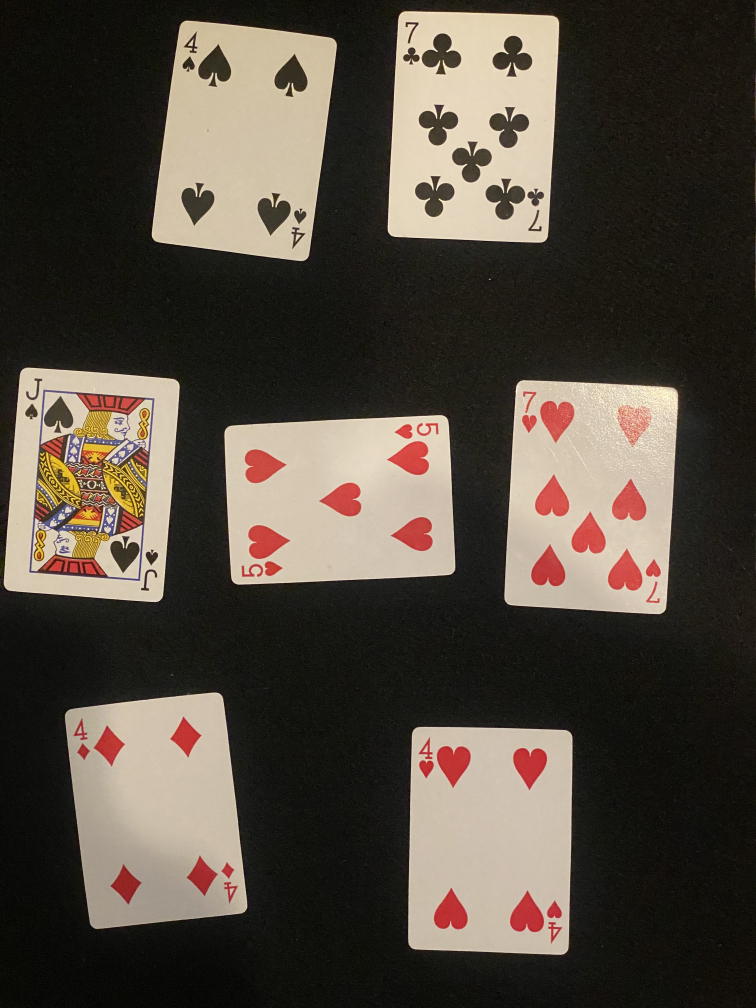
#> input picture extract_cards_from_image/IMG_6829.jpg, 3024 x 4032 px (shown at 1/4 size)
$ python extract_cards.py IMG_6829.jpg
#> lines starting #> are read from the running program, lines starting #| are printed output that depends on the picture; after the words box and inside, x2 and y2 are one past the last pixel; in counts of white or black regions, pixels touching at a corner belong together
import cv2
import argparse

def get_cards_from_image(filename):

#> called with filename = 'IMG_6829.jpg'
    image= cv2.imread(filename)
#> image is the input picture: shape (4032, 3024, 3); mean B, G, R 62.9, 73, 81.6

    #trial and error to obtain the best values
    edges= cv2.Canny(image, 180,280)
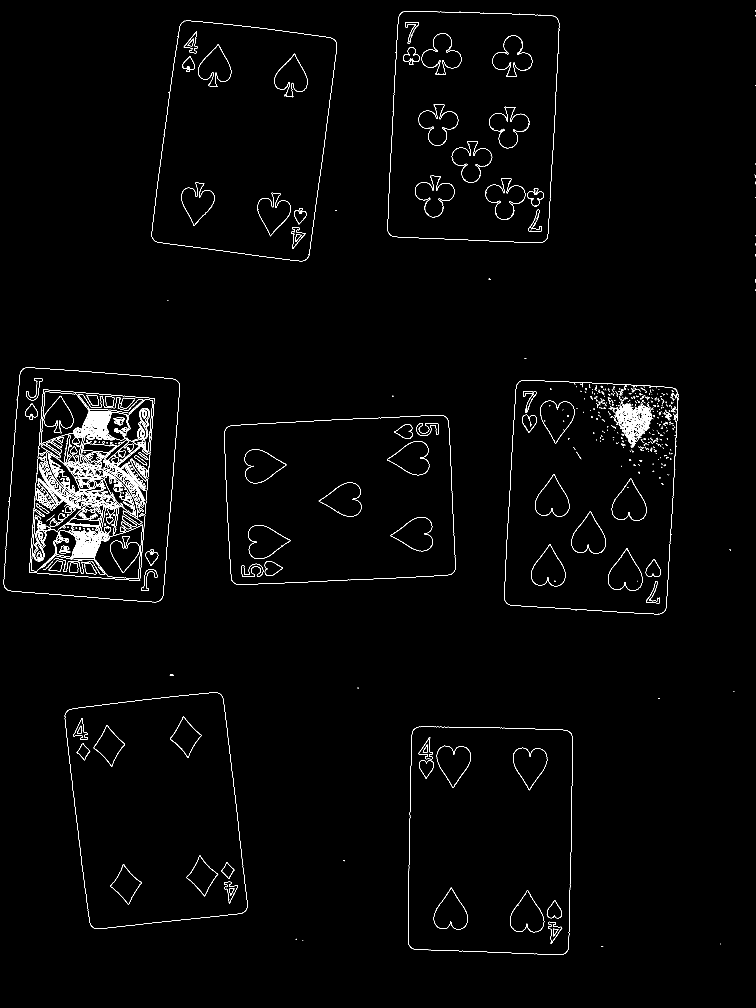
#> edges: shape (4032, 3024) (shown at 1/4 size); 0.91% white in thin lines or dots

    # saves the gray sacle image for debug
    cv2.imwrite('gray_image.jpg', edges)

    #find all the contours in the image
    contours, _ = cv2.findContours(edges.copy(), cv2.RETR_TREE, cv2.CHAIN_APPROX_SIMPLE)
#> contours = 1916 contours, 1384 with area under 20; largest, box (x1, y1, x2, y2) and area: (1550, 45, 2237, 971) 585328, (1550, 45, 2237, 971) 585278, (1632, 2907, 2291, 3820) 577322, (1632, 2907, 2291, 3820) 577266, (897, 1660, 1822, 2339) 576350

    #sort the contours using the enclosed area
    sorted_contours = sorted(contours, key=cv2.contourArea, reverse=False)
#> sorted_contours has the same summary as contours

    #sorted from the greatest contour, to the smallest
    sorted_contours.reverse()

    #gets the 13 (random guess value) biggest countours
    #TODO: make sure the contours have no overlaps or are inside each other
    num_contours_to_get = 13
    biggest_countours = sorted_contours[:num_contours_to_get]
#> biggest_countours = 13 contours; largest, box (x1, y1, x2, y2) and area: (1550, 45, 2237, 971) 585328, (1550, 45, 2237, 971) 585278, (1632, 2907, 2291, 3820) 577322, (1632, 2907, 2291, 3820) 577266, (897, 1660, 1822, 2339) 576350

    count = 0
    img_contour = image.copy()
    for contour in biggest_countours:

        filename = "card_" + str(count) + ".jpg"

        #gets the rectangle associated with the contour
        x_top_left,y_top_left,width,height= cv2.boundingRect(contour)

        print("Card coordinate:")
        print("x = {}, y = {}, width = {}, height = {}".format(x_top_left,y_top_left,width,height))

        #crops the cards from the image
        cropped_image = img_contour[y_top_left:y_top_left+height, x_top_left:x_top_left+width, :]

        print("Cropped card size width={} height={}".format(cropped_image.shape[0], cropped_image.shape[1]))

        #if the width is greater than the height, rotate 90 degs, so all the cards are up
        if cropped_image.shape[0] < cropped_image.shape[1]:
            print("Rotating image {} by 90 degrees".format(filename))
            cropped_image = cv2.rotate(cropped_image, cv2.cv2.ROTATE_90_CLOCKWISE)

        print("\n\n")

        cv2.imwrite(filename, cropped_image)
        count = count + 1
#> this loop made 13 passes
#> (filename, x_top_left, y_top_left, width, height) on passes 1 to 8: ('card_0.jpg', 1550, 45, 687, 926), ('card_1.jpg', 1550, 45, 687, 926), ('card_2.jpg', 1632, 2907, 659, 913), ('card_3.jpg', 1632, 2907, 659, 913), ('card_4.jpg', 897, 1660, 925, 679), ('card_5.jpg', 897, 1660, 925, 679), ('card_6.jpg', 14, 1469, 705, 940), ('card_7.jpg', 14, 1469, 705, 940)
#> (printed output is left out)
#> pass 1, in get_cards_from_image, `cropped_image = img_contour[y_top_left:y_top_left+height, x_top_left:x..`:
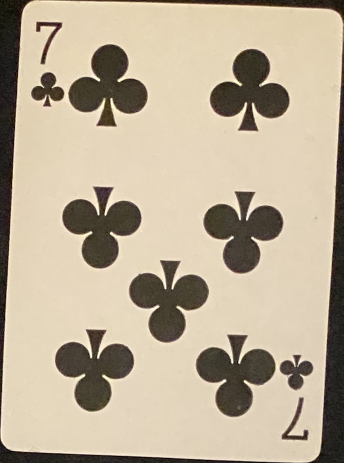
#> cropped_image: shape (926, 687, 3) (shown at 1/2 size); mean B, G, R 150.8, 173.3, 187.1
#> pass 3, in get_cards_from_image, `cropped_image = img_contour[y_top_left:y_top_left+height, x_top_left:x..`:
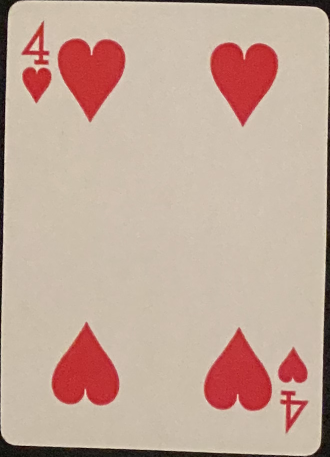
#> cropped_image: shape (913, 659, 3) (shown at 1/2 size); mean B, G, R 155, 169.5, 196.5
#> after the loop:
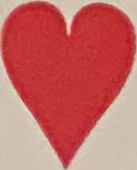
#> cropped_image: shape (170, 137, 3); mean B, G, R 100.3, 104.9, 197.8
#> after the loop, count = 13

    #saves an image with the contour in the cards, to debug
    img_rect = image.copy()
    for contour in biggest_countours:

        #gets the rectangle associated with the contour
        x_top_left,y_top_left,width,height = cv2.boundingRect(contour)

        cv2.rectangle(img_rect, (x_top_left,y_top_left), (x_top_left+width,y_top_left+height),  (0,255,0), 3)
#> this loop made 13 passes
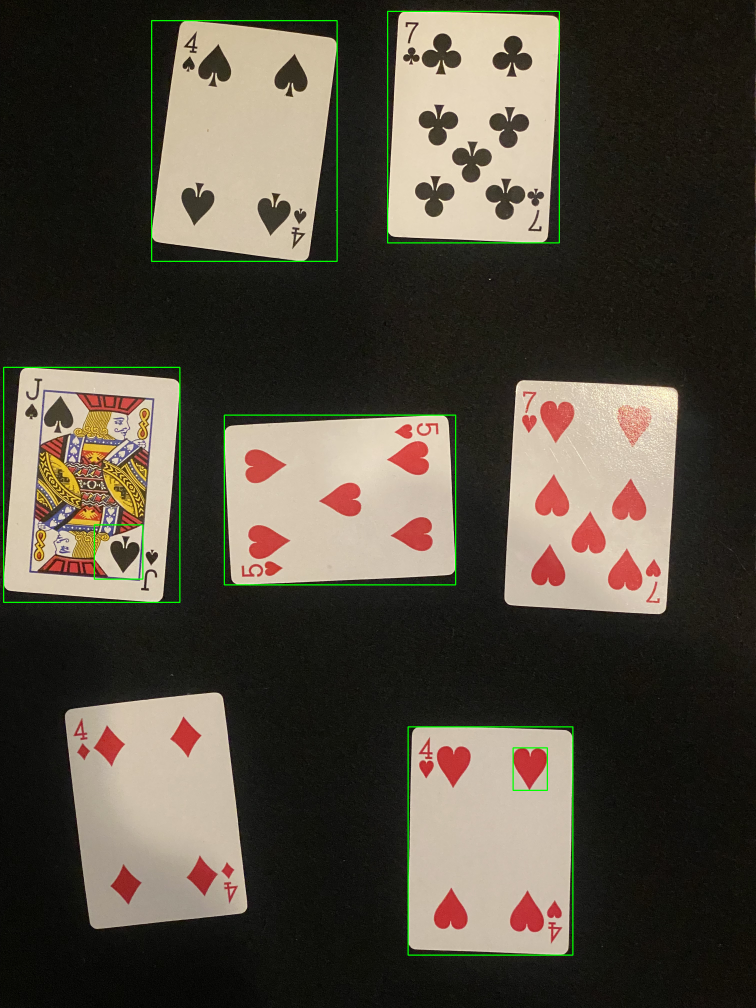
#> img_rect: shape (4032, 3024, 3) (shown at 1/4 size); mean B, G, R 62.6, 74.6, 81.2

    cv2.imwrite('with_rect.jpg', img_rect)


if __name__ == '__main__':

    parser = argparse.ArgumentParser(description='Card extractor')
    parser.add_argument('filename', help='original image to extract the cards from')

    args = parser.parse_args()

    get_cards_from_image(args.filename)

$ run again, on extract_cards_from_image/IMG_6833.jpg
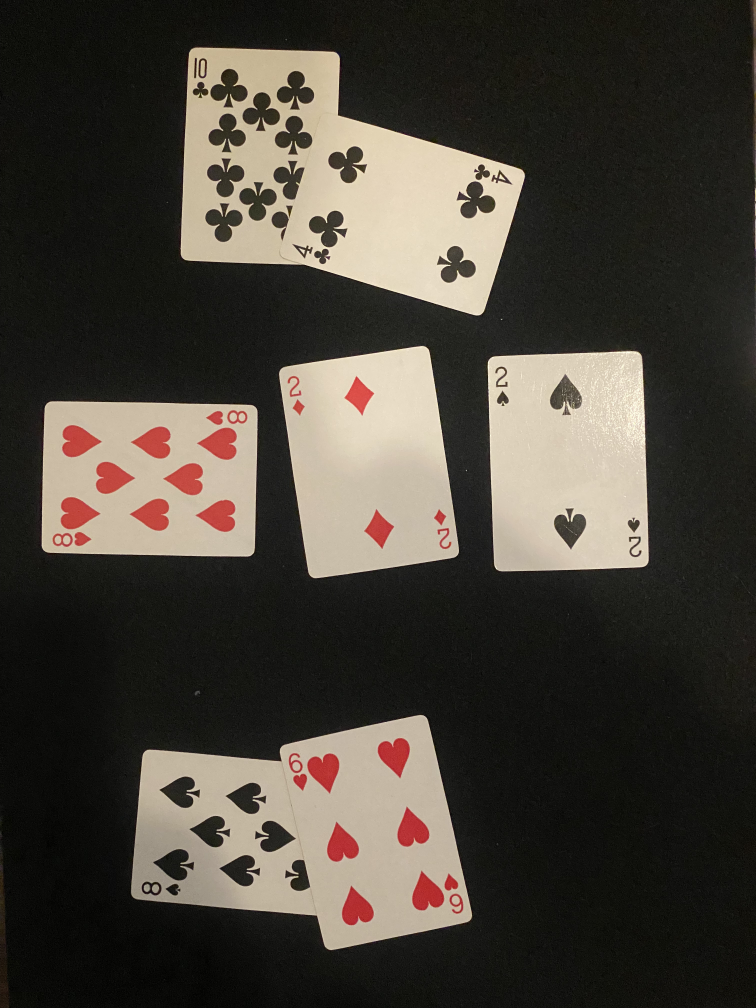
#> input picture extract_cards_from_image/IMG_6833.jpg, 3024 x 4032 px (shown at 1/4 size)
#> in get_cards_from_image, image is the input picture: shape (4032, 3024, 3); mean B, G, R 57.2, 65.5, 71.1
#> in get_cards_from_image, `edges= cv2.Canny(image, 180,280)`:
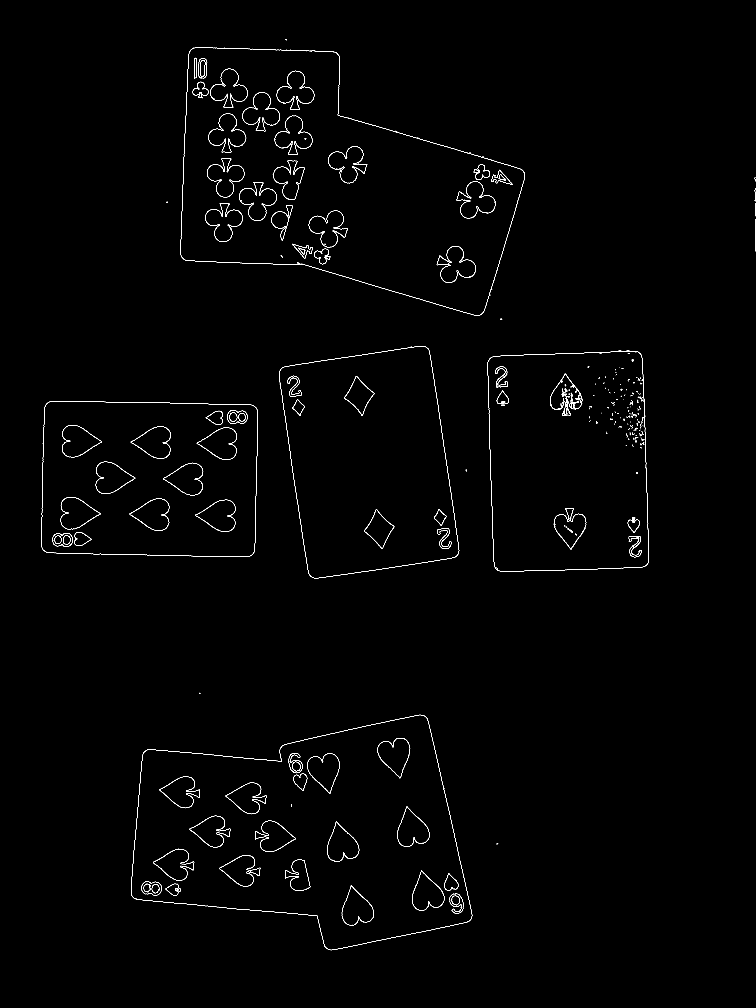
#> edges: shape (4032, 3024) (shown at 1/4 size); 0.46% white in thin lines or dots, all inside (x1, y1, x2, y2) = (166, 156, 3024, 3801)
#> contours = 541 contours, 411 with area under 20; largest, box (x1, y1, x2, y2) and area: (1950, 1402, 2595, 2286) 535976, (1950, 1404, 2595, 2286) 535907, (1116, 1384, 1837, 2314) 523974, (1116, 1384, 1837, 2314) 523924, (166, 1604, 1031, 2227) 519102
#> sorted_contours has the same summary as contours
#> biggest_countours = 13 contours; largest, box (x1, y1, x2, y2) and area: (1950, 1402, 2595, 2286) 535976, (1950, 1404, 2595, 2286) 535907, (1116, 1384, 1837, 2314) 523974, (1116, 1384, 1837, 2314) 523924, (166, 1604, 1031, 2227) 519102
#> the loop in get_cards_from_image, `for contour in biggest_countours: ` made 13 passes
#> (filename, x_top_left, y_top_left, width, height) on passes 1 to 8: ('card_0.jpg', 1950, 1402, 645, 884), ('card_1.jpg', 1950, 1404, 645, 882), ('card_2.jpg', 1116, 1384, 721, 930), ('card_3.jpg', 1116, 1384, 721, 930), ('card_4.jpg', 166, 1604, 865, 623), ('card_5.jpg', 166, 1604, 865, 623), ('card_6.jpg', 781, 1998, 162, 130), ('card_7.jpg', 383, 1846, 158, 130)
#> (printed output is left out)
#> after the loop in get_cards_from_image, `for contour in biggest_countours:`:
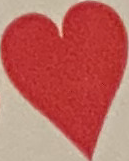
#> cropped_image: shape (161, 129, 3); mean B, G, R 94.8, 102.7, 188.3
#> after the loop in get_cards_from_image, `for contour in biggest_countours:`: count = 13
#> the loop in get_cards_from_image, `for contour in biggest_countours:` made 13 passes

$ run again, on extract_cards_from_image/IMG_6835.jpg
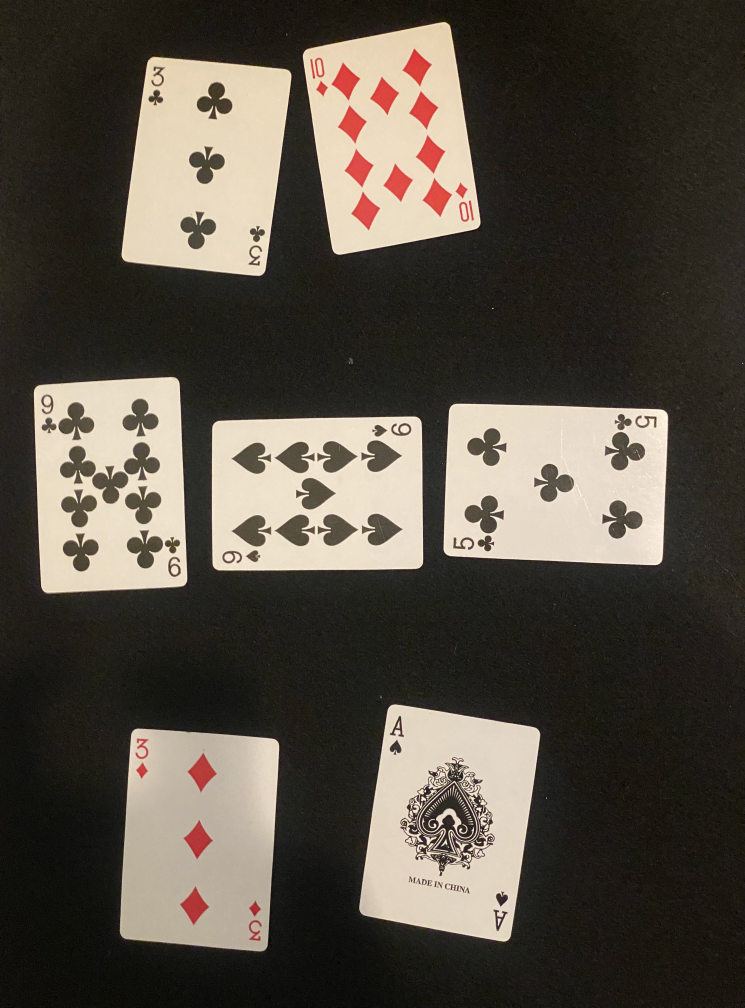
#> input picture extract_cards_from_image/IMG_6835.jpg, 2980 x 4029 px (shown at 1/4 size)
#> in get_cards_from_image, image is the input picture: shape (4029, 2980, 3); mean B, G, R 67.6, 77.6, 84.5
#> in get_cards_from_image, `edges= cv2.Canny(image, 180,280)`:
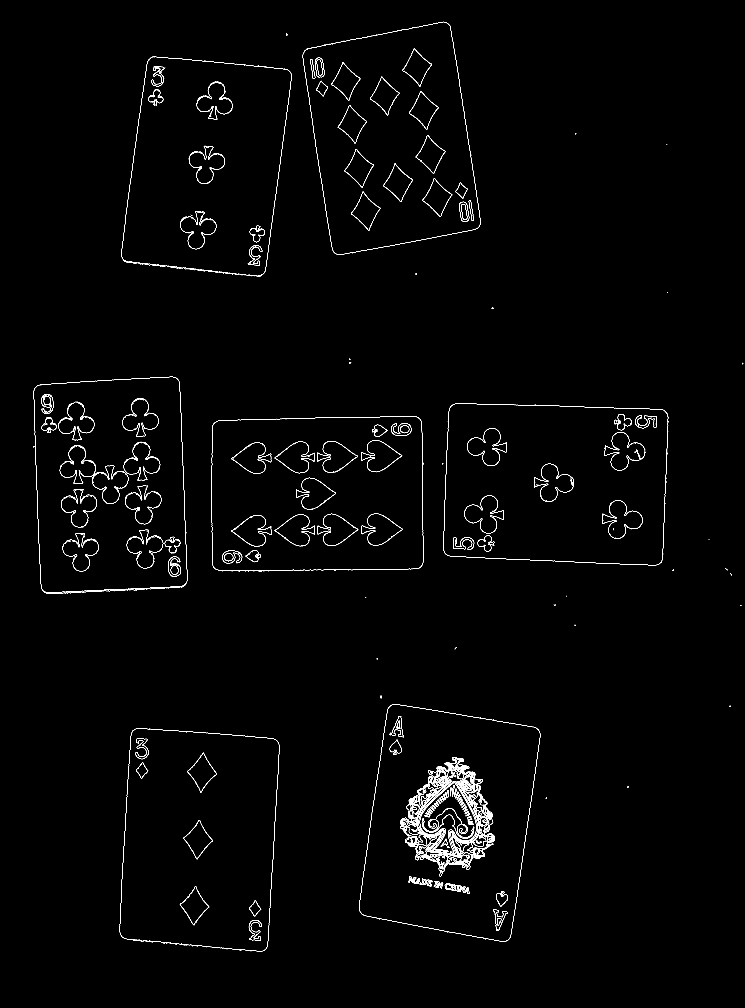
#> edges: shape (4029, 2980) (shown at 1/4 size); 0.72% white in thin lines or dots, all inside (x1, y1, x2, y2) = (132, 87, 2973, 3808)
#> contours = 1107 contours, 736 with area under 20; largest, box (x1, y1, x2, y2) and area: (1857, 1982, 2016, 2134) 13224, (1857, 1982, 2016, 2134) 13046, (1184, 1911, 1344, 2038) 11434, (1184, 1911, 1344, 2038) 11258, (1533, 654, 1652, 808) 8552
#> sorted_contours has the same summary as contours
#> biggest_countours = 13 contours; largest, box (x1, y1, x2, y2) and area: (1857, 1982, 2016, 2134) 13224, (1857, 1982, 2016, 2134) 13046, (1184, 1911, 1344, 2038) 11434, (1184, 1911, 1344, 2038) 11258, (1533, 654, 1652, 808) 8552
#> the loop in get_cards_from_image, `for contour in biggest_countours: ` made 13 passes
#> (filename, x_top_left, y_top_left, width, height) on passes 1 to 8: ('card_0.jpg', 1857, 1982, 159, 152), ('card_1.jpg', 1857, 1982, 159, 152), ('card_2.jpg', 1184, 1911, 160, 127), ('card_3.jpg', 1184, 1911, 160, 127), ('card_4.jpg', 1533, 654, 119, 154), ('card_5.jpg', 1636, 365, 118, 154), ('card_6.jpg', 1533, 654, 119, 154), ('card_7.jpg', 1636, 365, 118, 153)
#> (printed output is left out)
#> after the loop in get_cards_from_image, `for contour in biggest_countours:`:
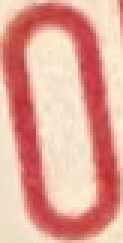
#> cropped_image: shape (81, 41, 3) (shown 3 times larger); mean B, G, R 150.9, 164.8, 226.4
#> after the loop in get_cards_from_image, `for contour in biggest_countours:`: count = 13
#> the loop in get_cards_from_image, `for contour in biggest_countours:` made 13 passes
